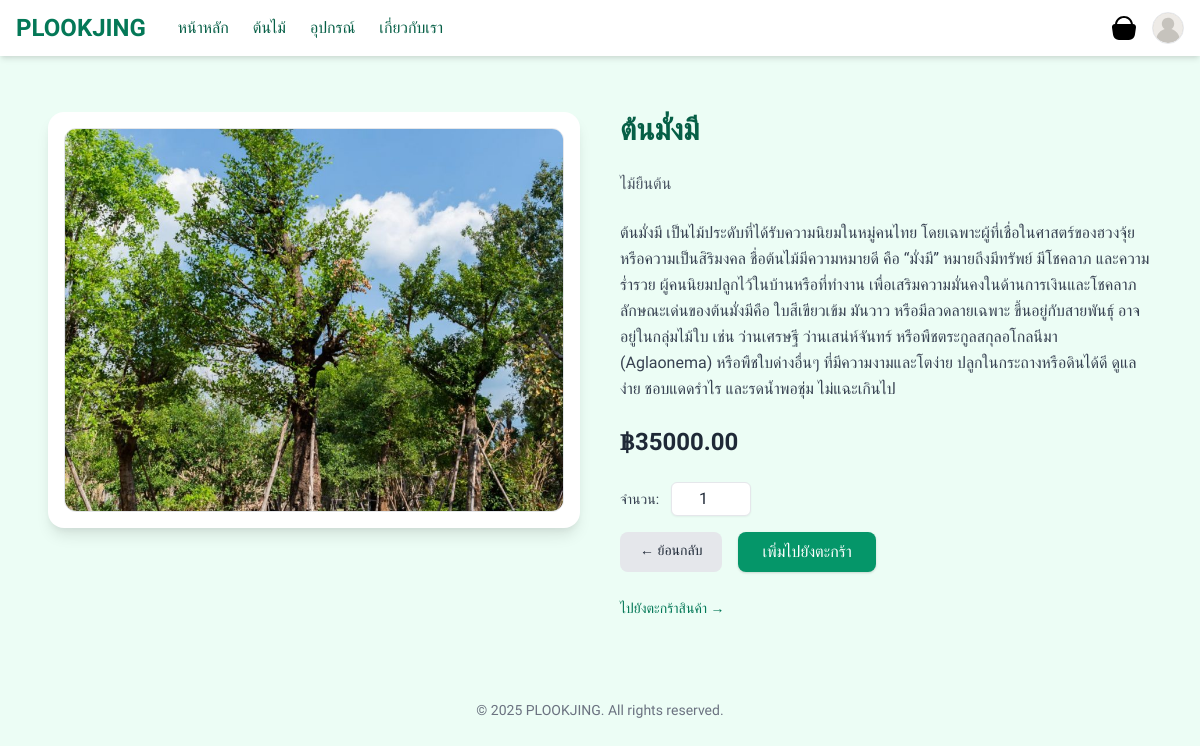
Page /tree/2/ on the committed database.
### myapp/models.py (models this page shows, shortened)
class Tree(models.Model):
    name = models.CharField(max_length=100)
    species = models.CharField(max_length=100, default="Unknown")
    description = models.TextField(blank=True)
    image = models.ImageField(upload_to='tree/', null=True, blank=True)
    price = models.DecimalField(max_digits=10, decimal_places=2)

### myapp/views.py (the view)
# urls.py: path('tree/<int:tree_id>/', views.tree_detail, name='tree_detail'),
def tree_detail(request, tree_id):
    tree = get_object_or_404(Tree, pk=tree_id)
    return render(request, 'myapp/tree_detail.html', {'tree': tree})

### myapp/templates/myapp/tree_detail.html (shortened to what this page needs)
{% extends 'base.html' %}
{% block content %}
<div class="max-w-6xl mx-auto p-6">
  <div class="grid grid-cols-1 md:grid-cols-2 gap-10 items-start">
    <div class="bg-white rounded-2xl shadow-lg p-4">
      {% if tree.image %}
        <img src="{{ tree.image.url }}" alt="{{ tree.name }}"
             class="w-full h-96 object-cover rounded-xl border border-gray-200">
      {% else %}
        <div class="w-full h-96 bg-gray-100 rounded-xl flex items-center justify-center text-gray-400">
          ไม่มีรูปภาพ
        </div>
      {% endif %}
    </div>
    <div class="space-y-6">
      <h1 class="text-3xl font-bold text-green-800">{{ tree.name }}</h1>
      <p class="text-gray-600">{{ tree.species }}</p>
      <p class="text-gray-700 leading-relaxed">{{ tree.description|default:"ไม่มีคำอธิบายเพิ่มเติม" }}</p>
      <p class="text-2xl font-bold text-orange-600">฿{{ tree.price|floatformat:2 }}</p>
      <form method="POST" action="{% url 'myapp:add_to_cart' 'tree' tree.id %}" class="space-y-4">
        <div class="flex items-center space-x-3">
          <label for="quantity" class="text-sm text-gray-700">จำนวน:</label>
          <input type="number" name="quantity" id="quantity" value="1" min="1"
                 class="w-20 px-3 py-1 border rounded-md text-center shadow-sm focus:outline-none focus:ring-2 focus:ring-orange-300">
        </div>
        <div class="flex space-x-4">
          <a href="{% url 'myapp:select_tree' %}"
             class="px-5 py-2 rounded-lg bg-gray-200 hover:bg-gray-300 text-sm text-gray-800">
            ← ย้อนกลับ
          </a>
          <button type="submit"
                  class="px-6 py-2 rounded-lg bg-green-600 hover:bg-green-700 text-white shadow">
            เพิ่มไปยังตะกร้า
          </button>
        </div>
      </form>
      <div class="mt-4">
        <a href="{% url 'myapp:cart' %}" class="inline-block text-sm text-green-700 hover:underline">
          ไปยังตะกร้าสินค้า →
        </a>
      </div>
    </div>
  </div>
</div>
{% endblock %}

### myapp/templates/base.html (style rules this page uses)
body { font-family: 'Prompt', sans-serif; }

### rows in the picture
Tree: image (picture), name "ต้นมั่งมี", species "ไม้ยืนต้น", description "ต้นมั่งมี เป็นไม้ประดับที่ได้รับความนิยมในหมู่คนไทย โดยเฉพาะผู้ที่เชื่อในศาสตร์ของฮวงจุ้ยหรือความเป็นสิริมงคล ชื่อต้นไม้มีความหมายดี คือ “มั่งมี” หมายถึงมีทรัพย์ มีโชคลาภ และความร่ำรวย ผู้คนนิยมปลูกไว้ในบ้านหรือที่ทำงาน เพื่อเสริมความมั่นคงในด้านการเงินและโชคลาภ ลักษณะเด่นของต้นมั่งมีคือ ใบสีเขียวเข้ม มันวาว หรือมีลวดลายเฉพาะ ขึ้นอยู่กับสายพันธุ์ อาจอยู่ในกลุ่มไม้ใบ เช่น ว่านเศรษฐี ว่านเสน่ห์จันทร์ หรือพืชตระกูลสกุลอโกลนีมา (Aglaonema) หรือพืชใบด่างอื่นๆ ที่มีความงามและโตง่าย ปลูกในกระถางหรือดินได้ดี ดูแลง่าย ชอบแดดรำไร และรดน้ำพอชุ่ม ไม่แฉะเกินไป", price "35000.00"
